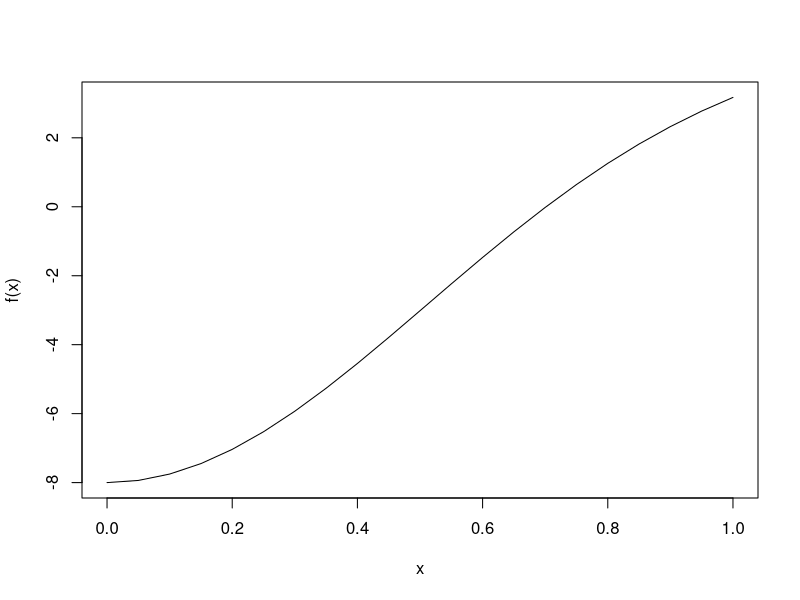

The R source for this figure:
f=function(x) 5*(sin(x))^2- 8*(cos(x))^5

graphic <- function(f,x){
  my.frame = data.frame(x,f(x))
  print(my.frame)
  plot(x,f(x), type="l")
}
graphic(f,seq(0,1,0.05))

regalroot = function(f, xmin, xmax, tol=1e-4){
  a= xmin; b= xmax
  #check inputs
  if (a >= b){
    cat("error: xmin > xmax \n")
    return(NULL)
  }
  if (f(a) == 0){
    return(a)
  }
  else if (f(b) == 0){
    return(b)
  }
  else if (f(a)*f(b) > 0){
    cat("error: f(xmin) and f(xmax) of same sign \n")
    return(NULL)
  }
  #if inputs OK, converge to root
  iter = 0
  while ((b-a) > tol){
    c= b - ((f(b)*(a-b))/(f(a)-f(b)))
    if (f(c)==0){
      return (c)
    }
    else if (f(a)*f(c) <0){
      b =c 
    }
    else {
      a = c
    }
    iter = iter +1
  }
  return (c(b - ((f(b)*(a-b))/(f(a)-f(b))), iter, (b-a))) #root, iterations, precision
}
regalroot(f,0.7,0.75)
